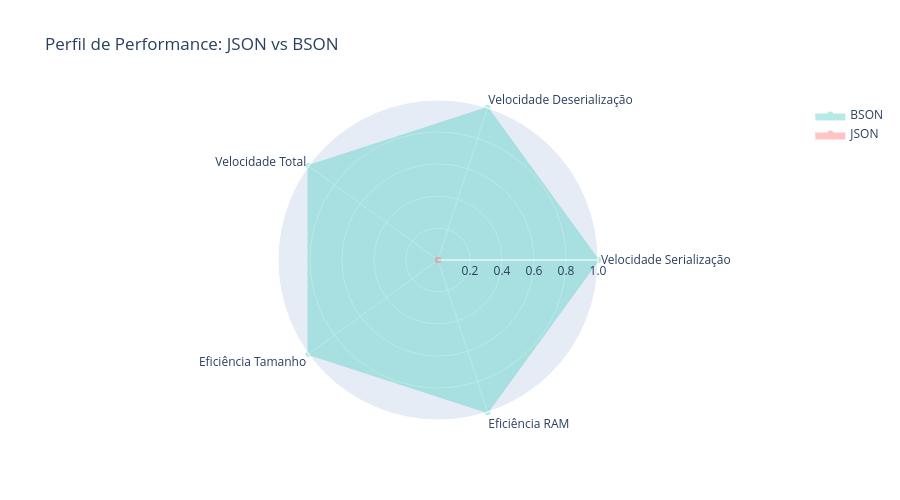

The notebook cell saved with this chart:
### Markdown cell above
## 5. Resumo Executivo - Radar Charts & Ratios

Visão holística e comparação executiva entre formatos.

### Code cell
# Radar Chart - Perfil holístico de cada formato
def create_radar_chart():
    # Agregar métricas por formato
    df_agg = df.groupby('format').agg({
        'serialization_ms': 'mean',
        'deserialization_ms': 'mean',
        'total_ms': 'mean',
        'message_size_bytes': 'mean',
        'ram_bytes': 'mean'
    }).reset_index()
    
    # Normalizar valores (0-1, onde 1 é melhor)
    # Para tempos: menor é melhor (inverted)
    # Para tamanhos: menor é melhor (inverted)
    
    metrics = ['serialization_ms', 'deserialization_ms', 'total_ms', 'message_size_bytes', 'ram_bytes']
    metric_labels = ['Velocidade\nSerialização', 'Velocidade\nDeserialização', 'Velocidade\nTotal', 
                    'Eficiência\nTamanho', 'Eficiência\nRAM']
    
    fig = go.Figure()
    
    colors = {'JSON': '#FF6B6B', 'BSON': '#4ECDC4'}
    
    for format_name in df_agg['format'].unique():
        data = df_agg[df_agg['format'] == format_name]
        
        values = []
        for metric in metrics:
            # Normalizar invertendo (menor tempo/tamanho = melhor score)
            max_val = df_agg[metric].max()
            min_val = df_agg[metric].min()
            current_val = data[metric].iloc[0]
            
            # Score normalizado (0-1, onde 1 é melhor)
            if max_val != min_val:
                normalized_score = 1 - ((current_val - min_val) / (max_val - min_val))
            else:
                normalized_score = 0.5
            values.append(normalized_score)
        
        fig.add_trace(go.Scatterpolar(
            r=values + [values[0]],  # Fechar o polígono
            theta=metric_labels + [metric_labels[0]],
            fill='toself',
            name=format_name,
            fillcolor=colors[format_name],
            opacity=0.4,
            line=dict(color=colors[format_name], width=2)
        ))
    
    fig.update_layout(
        polar=dict(
            radialaxis=dict(
                visible=True,
                range=[0, 1],
                tickvals=[0.2, 0.4, 0.6, 0.8, 1.0],
                ticktext=['0.2', '0.4', '0.6', '0.8', '1.0']
            )
        ),
        title="Perfil de Performance: JSON vs BSON",
        height=500
    )
    
    return fig

radar_fig = create_radar_chart()
radar_fig.show()

### Figure 1 — Plotly figure (JSON) as saved in the notebook; plotly's stock layout.template omitted (floating-point values rounded to 4 significant figures)
{"data": [{"fill": "toself", "fillcolor": "#4ECDC4", "line": {"color": "#4ECDC4", "width": 2}, "name": "BSON", "opacity": 0.4, "r": [1, 1, 1, 1, 1, 1], "theta": ["Velocidade\nSerialização", "Velocidade\nDeserialização", "Velocidade\nTotal", "Eficiência\nTamanho", "Eficiência\nRAM", "Velocidade\nSerialização"], "type": "scatterpolar"}, {"fill": "toself", "fillcolor": "#FF6B6B", "line": {"color": "#FF6B6B", "width": 2}, "name": "JSON", "opacity": 0.4, "r": [0, 0, 0, 0, 0, 0], "theta": ["Velocidade\nSerialização", "Velocidade\nDeserialização", "Velocidade\nTotal", "Eficiência\nTamanho", "Eficiência\nRAM", "Velocidade\nSerialização"], "type": "scatterpolar"}], "layout": {"height": 500, "polar": {"radialaxis": {"range": [0, 1], "ticktext": ["0.2", "0.4", "0.6", "0.8", "1.0"], "tickvals": [0.2, 0.4, 0.6, 0.8, 1], "visible": true}}, "title": {"text": "Perfil de Performance: JSON vs BSON"}}}
